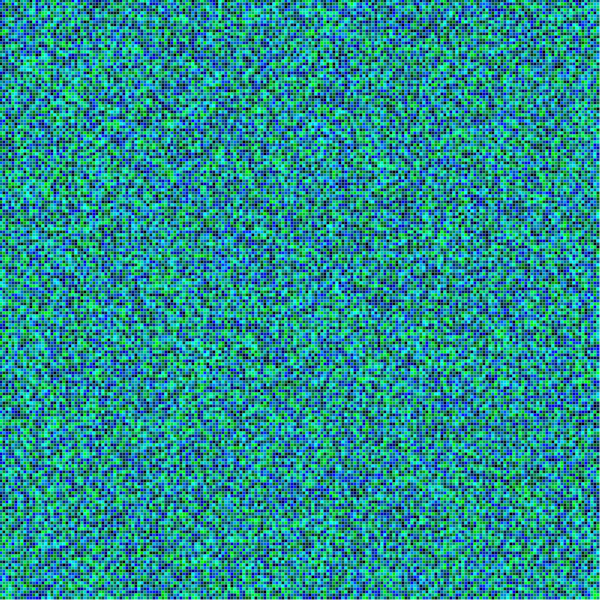
Frame 1 (no input)
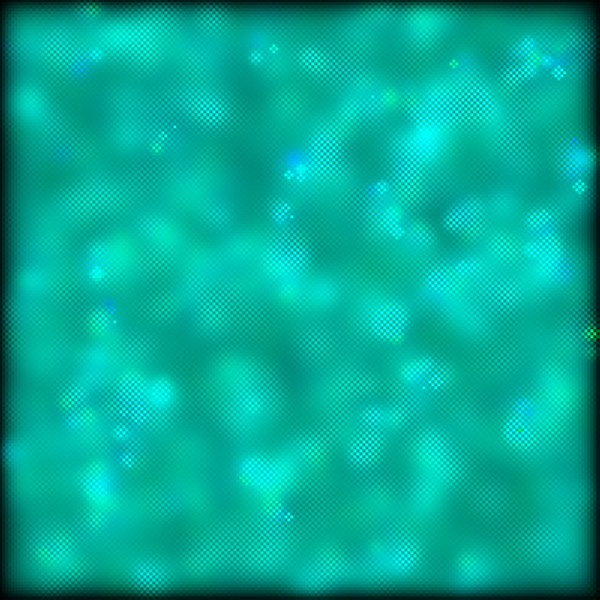
Frame 60 (the mouse pressed at the canvas centre just before this capture)
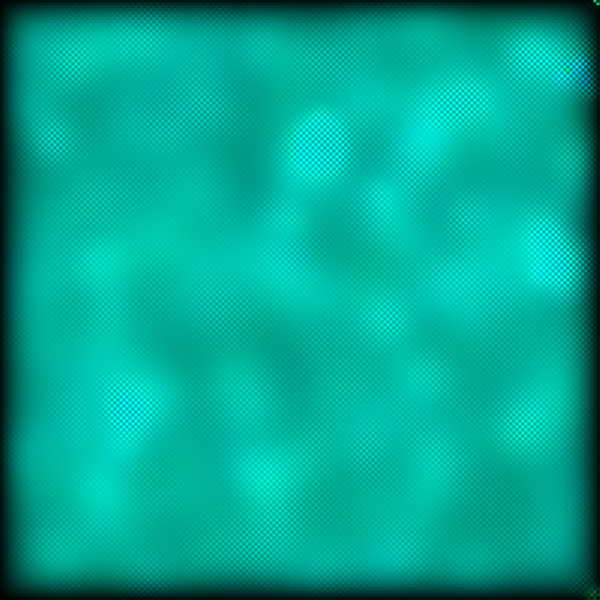
Frame 120 (the mouse held since frame 60 and released just before this capture)

The Processing sketch that drew these frames (run headless with seeded random() and noise(); from frame 60 on, the mouse is pressed at the canvas centre):

// Processing sketch: difusao_Mais_estranha
// ── difusao_Mais_estranha.pde
//altere esses valores//
int grade = 200; //tamanho lateral da grade

int largura;  //largura dos pixeis por tela
pixel[][] quadrado = new pixel[grade][grade]; //gerar pixel para cada index da grade;

void setup() {
  size(600, 600); //manter valores iguais para largura e altuera
  background(255);
  rectMode(CENTER);
  noStroke();

  largura = width/grade;

  for (int i = 0; i<grade; i++) {
    for (int j = 0; j<grade; j++) {
      quadrado[i][j]= new pixel((i*largura)+largura/2, (j*largura)+largura/2);
        quadrado[i][j].valor=random(0,1);
        quadrado[i][j].valorA=random(0,1);
    }
  }
}

void draw() {
  for (int i = 0; i<grade; i++) {
    for (int j = 0; j<grade; j++) {
      quadrado[i][j].mostra();
      soma(i, j);
    }
  }
  for (int i = 0; i<grade; i++) {
    for (int j = 0; j<grade; j++) {
      quadrado[i][j].valor=quadrado[i][j].nextValor;
      quadrado[i][j].valorA=quadrado[i][j].nextValorA;
    }
  }
  delay(100);
}

void soma(int i, int j) {
  float total = 0;
  float totalA = 0;
  if (i!=0) {
    total += quadrado[i-1][j].valor;
    totalA += quadrado[i-1][j].valorA;
  }
  if (i!=grade-1) {
    total += quadrado[i+1][j].valor;
    totalA += quadrado[i+1][j].valorA;
  }
  if (j!=0) {
    total += quadrado[i][j-1].valor;
    totalA += quadrado[i][j-1].valorA;
  }
  if (j!=grade-1) {
    total += quadrado[i][j+1].valor;
    totalA += quadrado[i][j+1].valorA;
  }
  //if (i!=0 && j!=0) {
  //  total += quadrado[i-1][j-1].valor;
  //  totalA += quadrado[i-1][j-1].valorA;
  //}
  //if (i!=grade-1 && j!=grade-1) {
  //  total += quadrado[i+1][j+1].valor;
  //  totalA += quadrado[i+1][j+1].valorA;
  //}
  //if (i!=grade-1 && j!=0) {
  //  total += quadrado[i+1][j-1].valor;
  //  totalA += quadrado[i+1][j-1].valorA;
  //}
  //if (i!=0 && j!=grade-1) {
  //  total += quadrado[i-1][j+1].valor;
  //  totalA += quadrado[i-1][j+1].valorA;
  //}
  
  total=total/4;
  totalA=totalA/4;
  
  if(total > totalA){
   total-=0.01;
  }else if(total>totalA-0.001 &&  total<totalA+0.001){
   totalA=random(0,5);
   total=random(0,5);
  }else{
    
  }
  
  quadrado[i][j].nextValor = total;
  quadrado[i][j].nextValorA = totalA;
}

// ── pixel.pde
class pixel{
 float x;
 float y;
 float valor;
 float nextValor;
 float valorA;
 float nextValorA;
 pixel(float xpos, float ypos){
   x=xpos;
   y=ypos;
   valor=0; //random(0,1);
   valorA=0; //random(0,1);
   nextValor = 0;
   nextValorA = 0;
 }
 
 void mostra(){
  fill(0,valorA*255,valor*255);
  rect(x,y,largura,largura);
 }
}
